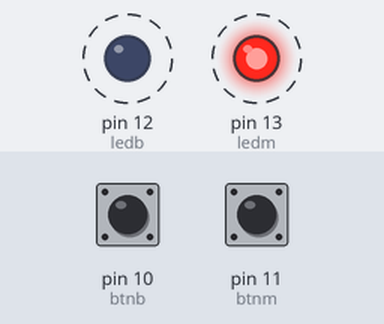
Recording of a sketch running on a simulated Arduino Uno, built with avr-gcc and run on an emulated ATmega328P. On the bench: output pins drawn as LEDs (lit = HIGH). Dashed ring = blinking. Inputs (shaded band) come from the test bench; at power-on: pin 10 (btnb) HIGH, pin 11 (btnm) HIGH.

Above: at 2.8 s.
2.9 s: pin 10 (btnb) pulled LOW for 1.2 s
At 3.8 s:
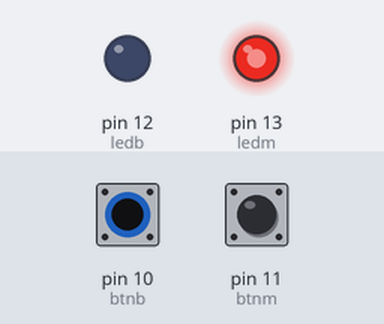
At 5.5 s:
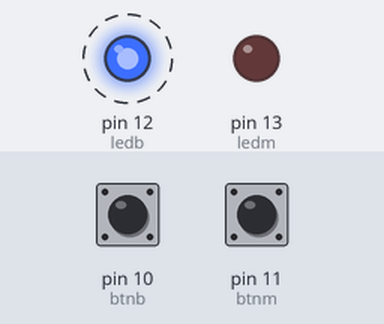
6.4 s: pin 11 (btnm) pulled LOW for 1.2 s
9.9 s: pin 11 (btnm) pulled LOW for 3.2 s
Timing chart, 0 to 20.6 s (numbered marks = the images above; inputs shaded):
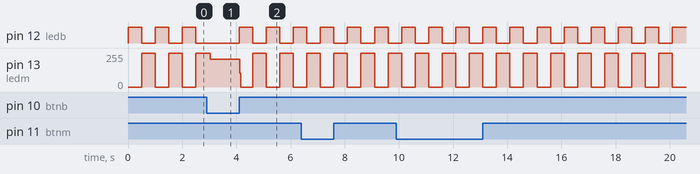

Measured:
- by itself, pin 12 (ledb): alternates HIGH for 0.50 s and LOW for 0.50 s
- by itself, pin 13 (ledm): alternates 255/255 for 0.50 s and 0/255 for 0.50 s

The sketch:

sketch.ino
```cpp
int ledb = 12;
int ledm = 13;

int btnb = 10;
int btnm = 11;

int btnstateb = 0;
int btnstatem = 0;

void setup() {
  // put your setup code here, to run once:
  pinMode(ledb, OUTPUT);
  pinMode(ledm, OUTPUT);
  pinMode(btnb, INPUT);
  pinMode(btnm, INPUT);
}

void loop() {
  // put your main code here, to run repeatedly:
  btnstateb = digitalRead(btnb);
  btnstatem = digitalRead(btnm);

  if(btnstateb == HIGH){
    digitalWrite(ledb, HIGH);
    digitalWrite(ledm, LOW);
    delay(500);
    digitalWrite(ledb, LOW);
    digitalWrite(ledm, HIGH);
    delay(500);
  } else {
    digitalWrite(ledb, LOW);
    digitalWrite(ledm, LOW);
  }

  if(btnstatem == HIGH){
    digitalWrite(ledm, HIGH);
  } else {
    digitalWrite(ledm, LOW);
  }
}
```
